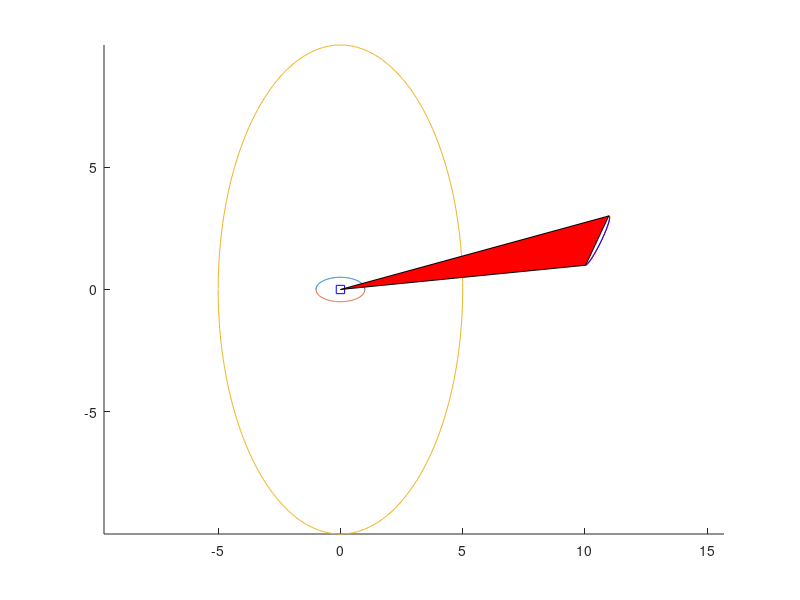

Source code (MATLAB): (Note: this script raises an error after producing the figure.)
addpath '/mnt/nixbig/ownCloud/project_code/plan_to_observe/'
addpath '/mnt/nixbig/ownCloud/project_code/'
addpath(  '/mnt/nixbig/downloads/matlab_DistBetween2Segment/DistBetween2Segment/'  )

%{
Same as plan_to_observe_2b_AStar_cone.m,  but evaluate cost function just from the trajectory without the uncertainty 'cone'.
    AStar  -  
        path_planning__astar
        path_planning__reconstruct_path.m
        see /mnt/nixbig/ownCloud/project_code/plan_to_observe/path_planning__demo_astar.m
            [ path__ , f_score, g_score , came_from, open_set, closed_set ] = path_planning__astar(map_1, start_1, goal_1)    ;
            [ total_path_goal_to_start__  , total_path_start_to_goal__ ] = path_planning__reconstruct_path(came_from, goal_1)    ;
            path_planning__draw_came_from(came_from, strcat(test_name,': ',sprintf(' factor %7.f',factor_)))    ;    
            path_planning__draw_path( total_path_goal_to_start__ )    ;
        

%}

%% 
% Set up variables

floorplan_x = 11 % 7m forward
floorplan_y = 9 % 5m left
floorplan_extent_m = [floorplan_x;floorplan_y];
floorplan_scale = 0.1  % 10 cells/metre
floorplan_extent_cells = floorplan_extent_m.*(1/floorplan_scale)
floorplan_space = zeros(  ceil(floorplan_x*floorplan_scale) , ceil(floorplan_y*floorplan_scale)  ) ;
cost_to_divert = floorplan_space ;
cost_to_observe = floorplan_space ;

%%
% Ellipse: Mine:
%  x^2/a^2 + y^2/b^2 == 1  --> x=sqrt(a^2)*(1 - (y^2)/(b^2))  -->  y =   sqrt(( 1  -  x^2/a^2 ) * b^2  )

x=[-1:0.01:1]  ;
a=1;
b=0.5;
y = sqrt(( 1  -  (x.^2)/(a^2) ) * b^2  )

figure; hold on; plot(x,y); plot(x,-y); axis equal

%%
% Ellipse: https://au.mathworks.com/matlabcentral/answers/86615-how-to-plot-an-ellipse
a=5; % horizontal radius
b=10; % vertical radius
x0=0; % x0,y0 ellipse centre coordinates
y0=0;
t=-pi:0.01:pi;
x=x0+a*cos(t);
y=y0+b*sin(t);
plot(x,y)

%%
% Ellipse: https://au.mathworks.com/matlabcentral/answers/86615-how-to-plot-an-ellipse
x1 =10 ; y1 = 1 ;
x2 =  11 ; y2  = 3 ;
e = 0.99 ;

a = 1/2*sqrt((x2-x1)^2+(y2-y1)^2);
 b = a*sqrt(1-e^2);
 t = linspace(0,2*pi);
 X = a*cos(t);
 Y = b*sin(t);
 w = atan2(y2-y1,x2-x1);
 x = (x1+x2)/2 + X*cos(w) - Y*sin(w);
 y = (y1+y2)/2 + X*sin(w) + Y*cos(w);
 plot(x,y,'r-'); hold on
 axis equal
 min_idx = find(y==min(y))
 max_idx = find(y==max(y))
 min_x = x(min_idx)
 max_x = x(max_idx)
 
         rot=rotz(deg2rad(45));
         rot=rot(1:2,1:2)
        x_y = rot* ([x;y] - repmat(   [ x1+(x2-x1)/2 ;  y1+(y2-y1)/2 ] , 1 , size(x,2) ) )  + repmat(   [ x1+(x2-x1)/2 ;  y1+(y2-y1)/2 ] , 1 , size(x,2) );
     min_y = min(x_y(2,:))
     min_idx = find(x_y(2,:)==min_y)
     max_y = max(x_y(2,:))  
     max_idx = find(x_y(2,:)==max_y)
     min_x = x_y(1,min_idx)
     max_x = x_y(1,max_idx)

        plot(x_y(1,:),x_y(2,:),'b')
        plot(0 , 0 , 'bs')
        
 potential_zone = [ min_x  max_x  0;
   min_y  max_y  0] ;
potential_zone_closed = [ potential_zone potential_zone(:,1) ]
patch(potential_zone_closed(1,:),potential_zone_closed(2,:),'r')

%  NOTE:  gets me a cone/trapezoid and ellipses at each end:  would like a set of ellipses along a trajectory, and/or an envelope around a trajectory that's an
%  integration of the ellipses of probability --> 3D as is over time = configuration space 

%  How to check whether a point is inside an ellipse
%  How to check whether a line intersects an ellipse and where
 


%%
    % SAVE VARIABLES AND IMAGES - set up for this run
   
% temp for debug
debug_costmaps = false;
if debug_costmaps
    fig_costmap_obs_dist_orig = figure_named('fig_costmap_obs_dist_orig') ;
    fig_costmap_obs_dist_narrow= figure_named(' costmap_obs_dist_narrow ');
    fig_costmap_obs_dist= figure_named(' fig_costmap_obs_dist ');
end
%
    
    
    exp_name_script_name = 'plan_to_observe_2b_'  ;
    exp_run_start_time = datetime('now')  ;    
    exp_run_output_dir = strcat('/mnt/nixbig/ownCloud/project_code/plan_to_observe/',exp_name_script_name)  ;
    mkdir(exp_run_output_dir)  ;
    exp_run_output_dir = strcat('/mnt/nixbig/ownCloud/project_code/plan_to_observe/',exp_name_script_name,'/',datetostr(exp_run_start_time,'s'))  ;
    mkdir(exp_run_output_dir)  ;
    
    % RUN the thing
costmap_dist_to_path_follower = zeros(floorplan_extent_cells')  ;
size(costmap_dist_to_path_follower)  

num_iterations = 60 ;
loops = num_iterations*1;

draw_figs = true  ;    
% 
% if draw_figs
%     f1h=figure_named('costmap_dist_to_path_follower'); hold on; grid on; xlabel('x'); ylabel('y');
%         daspect(  [  1 1 0.1  ]  );
%         %  view(3) ;
%     f2h=figure_named('costmap_obs_dist '); hold on; grid on; xlabel('x'); ylabel('y');
%         daspect(  [  1 1 0.1  ]  );
%         %  view(3) ;
% end
f3h=figure_named('costmap_obs_dist + costmap_dist_to_path_follower '); 
sub_axis_h(1) = subplot(2,2,1);    
sub_axis_h(2) = subplot(2,2,2);   
sub_axis_h(3) = subplot(2,2,3);     
axes(sub_axis_h(1));   hold on; grid on; xlabel('x'); ylabel('y');
        daspect(  [  1 1 0.1  ]  );
%     pos = get( sub_axis_h(1), 'Position' )     ;   
        % the first two coordinates are the horizontal and vertical relative (in [0,1]) coordinates 
        %           of the origin of the axis 
        %           with respect to the lower left corner of the figure, 
        %  and the second two are the relative width and height.
                %     size=[pos(3) pos(4)];
                %     aspect=
                %     height=0.4; width=height
    sub_axis_h_Position{1} =  [  -0.05 0.05 0.5 0.9  ]  ;
    sub_axis_h(1).Position =  sub_axis_h_Position{1}  ;
    xlim([0,90]); ylim([0,110]);
    drawnow
        %     sub1_axis_h.Position =  [  0 0.6  pos(3) pos(4)  ]  ;    %        [pos(1) pos(2) pos(3) pos(4)]


axes(sub_axis_h(2));  hold on; grid on; xlabel('x'); ylabel('y');
        daspect(  [  1 1 0.1  ]  );
        view(3) ;
        sub_axis_h_Position{2} =  [  0.55 0.5  0.5 0.55  ]  ;
        sub_axis_h(2).Position =  sub_axis_h_Position{2}  ;
    xlim([0,90]); ylim([0,110]);
    drawnow
    
axes(sub_axis_h(3));  
        hold on; grid on; xlabel('x'); ylabel('y');
        daspect(  [  1 1 0.1  ]  );
        view(3) ;
        sub_axis_h_Position{3} =  [  0.35 0.05  0.55 0.55  ]  ;
        sub_axis_h(3).Position =  sub_axis_h_Position{3}  ;
    xlim([0,90]); ylim([0,110]);
    drawnow
    

costmap_obs_dist = ones(floorplan_extent_cells(1),floorplan_extent_cells(2))  ;
using_narrow_costmap = false; 
costmap_obs_dist_narrow = ones(floorplan_extent_cells(1),floorplan_extent_cells(2))  ; ;

    costmaps{1} = costmap_obs_dist;
    costmaps{2} = costmap_dist_to_path_follower;
    num_costmaps = size(costmaps,2)   ;

main_task_start_point=[10;30]  ;
%   main_task_end_point=[90;30]  ;
main_task_end_point=[55;30]  ;
main_task_waypoints = [ main_task_start_point main_task_end_point ]  ;
main_task_current_waypoint_num = 1 + 1;
path_follower_step=(main_task_end_point-main_task_start_point) / num_iterations  ;
path_follower_step=path_follower_step*1.4;
path_follower_posn = main_task_start_point  ;
plot(main_task_end_point(1),main_task_end_point(2),'bo')

path_follower_posn_lagged = repmat(path_follower_posn,[1 5]);

robot_posn = main_task_start_point ;

target_posn_start = [100;60]  ;  %robot_start_posn  ;
target_posn_start = [45;35]  ;  %robot_start_posn  ;
target_planned_path_start_posn = target_posn_start  ;
target_planned_path_end_posn = [ 10; 60 ]  ;
target_planned_path_end_posn = [ 10; 35 ]  ;
target_planned_path_step_base = ( target_planned_path_end_posn - target_planned_path_start_posn ) / num_iterations  ;
target_posn_prediction_vec = target_posn_start + target_planned_path_step_base  ;

max_dist = sqrt( ((1/floorplan_scale)*floorplan_y)^2 + ((1/floorplan_scale)*floorplan_x)^2 ) ;
max_cost = max_dist;
max_costmap_obs_dist=  0.5*(0.00275*exp(max_dist*0.07015*(3/4) ))   ; 


F(loops) = struct('cdata',[],'colormap',[]);

    costmap_obs_dist__hist = zeros([size(costmap_obs_dist) , loops])  ;
    costmap_dist_to_path_follower__hist = zeros([size(costmap_dist_to_path_follower) , loops])  ;
    costmap_obs_dist_narrow__hist = zeros([size(costmap_obs_dist_narrow) , loops])  ;
    robot_target_posn__hist = zeros(2,loops)  ;
    robot_posn__hist = zeros(2,loops)  ;
    path_follower_posn__hist = zeros(2,loops)  ;
    cost_at_robot_posn__hist = zeros(num_costmaps,loops);

    
% input('any key to start')    
pause(2)


dist_cell_to_target_detect_radius_factor = 10 ;             
dist_cell_to_target_avoid_radius_factor = 6 ;             
dist_cell_to_target_radius_type = 'repel';
dist_cell_to_target_radius_type = 'flat';
    
t = 0 ;
target_frustration__on = false  ;
target_frustration_factor = 0;
was_observed = false;
while norm_2(target_planned_path_end_posn-target_posn_start,1) > 0.0001
    t = t + 1 ;
    
    if norm_2(path_follower_posn-main_task_waypoints(:,main_task_current_waypoint_num),1)<0.5
        display('Waiting for robot to catch up')  
        path_follower_step=[0;0]  
    end
    
    if norm_2(main_task_waypoints(:,main_task_current_waypoint_num)-robot_posn,1) < 0.5  % change goals 
        
        if target_frustration__on
            if was_observed
                target_frustration_factor = target_frustration_factor / 2  ; 
                target_frustration_factor = max(target_frustration_factor,1);
            else
                target_frustration_factor = max(target_frustration_factor,1);
                target_frustration_factor = target_frustration_factor*2  ;
            end    
        else
            target_frustration_factor = 0 ;
        end
        
        
        was_observed = false;
        if 0 == mod(main_task_current_waypoint_num,2) 
            main_task_waypoints(:,end+1) = main_task_start_point ;
            main_task_current_waypoint_num = main_task_current_waypoint_num + 1 ;
        else
            main_task_waypoints(:,end+1) = main_task_end_point ;
            main_task_current_waypoint_num = main_task_current_waypoint_num + 1;
        end
        path_follower_step=(main_task_waypoints(:,main_task_current_waypoint_num)-main_task_waypoints(:,main_task_current_waypoint_num-1)) / num_iterations  ;
        path_follower_step=path_follower_step.*1.4;
        path_follower_posn = robot_posn ;
    end
    
    
    path_follower_posn_old = path_follower_posn;
    path_follower_posn = path_follower_posn + path_follower_step  ;
    if sum(path_follower_posn> min(floorplan_extent_cells)) || sum(path_follower_posn<[1; 1])
        path_follower_posn = path_follower_posn_old  ;
    end
    path_follower_posn__hist(:,t) = path_follower_posn;
    costmap_dist_to_path_follower = zeros((1/floorplan_scale)*floorplan_x,(1/floorplan_scale)*floorplan_y)  ;
    costmap_total = zeros((1/floorplan_scale)*floorplan_x,(1/floorplan_scale)*floorplan_y)  ;
    
    robot_planned_path_step_noise_scale_factor = 0 ;
    target_posn_old = target_posn_start;        
    robot_planned_path_step_noise =  [randn(1) ; randn(1)].* (norm_2(target_planned_path_step_base,1)/10) ;
    robot_planned_path_step = target_planned_path_step_base + robot_planned_path_step_noise* robot_planned_path_step_noise_scale_factor;
    
    if t > 1
        %  condensed calculations  : 
             dist__ = norm_2(target_posn_start-robot_posn,1)  ;
             dist_cell_to_target = dist__ ;     
             if strcmpi('repel',dist_cell_to_target_radius_type )
                 if dist_cell_to_target < dist_cell_to_target_avoid_radius_factor
                     dist_cell_to_target = -dist_cell_to_target;
                 end
             end
            cost__ =  0.75*(0.005275*exp(dist_cell_to_target*0.07015*(3/4) ))   ;  % parameterisation : exp(d*x) : x spreads the function
            cost__ =  cost__ * 1.1 ;
            %  costmap_obs_dist(xx_ , yy_) =  costmap_obs_dist(xx_ , yy_) * 1.1  ;
             if strcmpi('flat',dist_cell_to_target_radius_type )
                 if dist_cell_to_target < dist_cell_to_target_avoid_radius_factor
                     cost__ = 0 ;  %costmap_obs_dist(xx_ , yy_) =  0 ;
                 end
             end
            if cost__ > 1           %costmap_obs_dist(xx_ , yy_) > 1 
                cost__ = 1 ;        %costmap_obs_dist(xx_ , yy_) = 1  ;
            elseif cost__ < 0   %costmap_obs_dist(xx_ , yy_) < 0  
                cost__ = 0 ;        %costmap_obs_dist(xx_ , yy_) = 0  ;
            end
            
            costmap_obs_dist_scale_factor = 0.001;
            cost__ =  cost__ .* costmap_obs_dist_scale_factor;   % costmap_obs_dist = costmap_obs_dist .*  costmap_obs_dist_scale_factor;    
            cost__ =  cost__    ;  % costmap_total = costmap_obs_dist;
            cost__ =  cost__   + 1.0 ;  % costmap_total =  costmap_total + 1.0;  % do NOT know why I need this : need to add at least 1.0 to get A* to plan             
        
         if dist_cell_to_target < dist_cell_to_target_detect_radius_factor   %  close enough TO BE ACCURATE ENOUGH and PROBABILITY OF GOOD DETECTION IS HIGH ENOUGH
            target_posn_start = target_posn_start + robot_planned_path_step  ;    
            target_posn_prediction_vec =  [ target_posn_start   target_posn_start+robot_planned_path_step*20]  ;
            %target_frustration_factor = target_frustration_factor - 2 ;            
            was_observed = true;
            display(' ----- was_observed  -----')
        else
            target_posn_start = target_posn_start ;
            target_posn_prediction_vec =  [ target_posn_start   target_posn_start+robot_planned_path_step*1]  ;  % maintain a vector just to keep the calculation changes minimal below
        end
        
    else % t = 1 : do not move yet
        target_posn_start = target_posn_start ;
        target_posn_prediction_vec =  [ target_posn_start   target_posn_start+robot_planned_path_step*1]  ;  % maintain a vector just to keep the calculation changes minimal below
    end
    
    %robot_posn_prediction_vec_1 = [ target_posn_start  ( target_posn_start+ (rot2(degtorad(+20)) * robot_planned_path_step*20) )  ];
    %robot_posn_prediction_vec_2 = [ target_posn_start  ( target_posn_start + (rot2(degtorad(-20)) * robot_planned_path_step*20) )  ];
    if sum(target_posn_start> floorplan_extent_cells) || sum(target_posn_start<[1; 1])
        target_posn_start = target_posn_old  ;
    end
    robot_target_posn__hist(:,t) =  target_posn_start  ;
    
    %   costmap_obs_dist
    
    for yy_ = 1.0 : 1 : (1/floorplan_scale)*floorplan_y
        for xx_ = 1.0 : 1 : (1/floorplan_scale)*floorplan_x
            cell_to_target =   - target_posn_start  ;
            %  dist_cell_to_target = sqrt(   [ xx_- robot_target_posn(1) ]^2  +   [ yy_- robot_target_posn(2) ]^2   )  ;        
             [line1_exit__, line2_exit__, line2_exit_to_line1_exit_vec__, dist__] = ...
                 shortestLineBetweenLineSegments(  ...
                 target_posn_prediction_vec(:,1) , target_posn_prediction_vec(:,2)  ,  ...
                 [xx_,yy_] , [xx_+0.01,yy_+0.01]  )  ;
             dist_cell_to_target = dist__ ;     
             
             
             if strcmpi('repel',dist_cell_to_target_radius_type )
                 if dist_cell_to_target < dist_cell_to_target_avoid_radius_factor
                     dist_cell_to_target = -dist_cell_to_target;
                 end
             end
             
             
            
            costmap_obs_dist(xx_ , yy_) =  0.75*(0.005275*exp(dist_cell_to_target*0.07015*(3/4) ))   ;  % parameterisation : exp(d*x) : x spreads the function
            costmap_obs_dist(xx_ , yy_) =  costmap_obs_dist(xx_ , yy_) * 1.1  ;
            
             if strcmpi('flat',dist_cell_to_target_radius_type )
                 if dist_cell_to_target < dist_cell_to_target_avoid_radius_factor
                     costmap_obs_dist(xx_ , yy_) =  0 ;
                 end
             end
            
            if costmap_obs_dist(xx_ , yy_) > 1 
                costmap_obs_dist(xx_ , yy_) = 1  ;
            elseif costmap_obs_dist(xx_ , yy_) < 0  
                costmap_obs_dist(xx_ , yy_) = 0  ;
            end
        end
    end
    %     costmap_obs_dist = costmap_obs_dist .*0.5  ;
            if using_narrow_costmap; 
            for yy_ = 1.0 : 1 : (1/floorplan_scale)*floorplan_y
                for xx_ = 1.0 : 1 : (1/floorplan_scale)*floorplan_x
                    cell_to_target =   - target_posn_start  ;
                    %  dist_cell_to_target = sqrt(   [ xx_- robot_target_posn(1) ]^2  +   [ yy_- robot_target_posn(2) ]^2   )  ;        
                    [line1_exit__, line2_exit__, line2_exit_to_line1_exit_vec__, dist__] = ...
                        shortestLineBetweenLineSegments(  ...
                        target_posn_prediction_vec(:,1) , target_posn_prediction_vec(:,2)  ,  ...
                        [xx_,yy_] , [xx_,yy_]  )  ;
                    dist_cell_to_target = dist__ ;
                     %  [line1_exit__, line2_exit__, line2_exit_to_line1_exit_vec__, dist__] = shortestLineBetweenLineSegments( line1_pt1_, line1_pt2_, line2_pt1_, line2_pt2_)           

                    costmap_obs_dist_narrow(xx_ , yy_) =  0.75*(0.00275*exp(dist_cell_to_target*0.17015*(3/4) ))   ;  % parameterisation : exp(d*x) : x spreads the function
                    if costmap_obs_dist_narrow(xx_ , yy_) > 1 
                        costmap_obs_dist_narrow(xx_ , yy_) = 1  ;
                    elseif costmap_obs_dist_narrow(xx_ , yy_) < 0  
                        costmap_obs_dist_narrow(xx_ , yy_) = 0  ;
                    end
                end
            end
            end
    
%     costmap_obs_dist_narrow = costmap_obs_dist_narrow .* 0.5  ;
   % costmap_obs_dist = costmap_obs_dist_narrow.*costmap_obs_dist;
    

        if debug_costmaps ;  figure(fig_costmap_obs_dist_orig);  surf(costmap_obs_dist); end;
        if debug_costmaps;  figure(fig_costmap_obs_dist_narrow);  surf(costmap_obs_dist); if using_narrow_costmap;  surf(costmap_obs_dist_narrow);    end;    end;    
    
    costmap_obs_dist_scale_factor = 0.001;
    costmap_obs_dist = costmap_obs_dist .*  costmap_obs_dist_scale_factor;    
    
        if debug_costmaps;  if using_narrow_costmap;  figure(fig_costmap_obs_dist);  surf(costmap_obs_dist); surf(costmap_obs_dist_narrow);   end; end;
    
    %   costmap_dist_to_path_follower
    for yy_ = 1.0 : 1 : (1/floorplan_scale)*floorplan_y
        for xx_ = 1.0 : 1 : (1/floorplan_scale)*floorplan_x
            dist_ = sqrt(  (xx_ - path_follower_posn(1))^2  + (yy_ - path_follower_posn(2))^2);
             if dist_ <= 75
                 costmap_dist_to_path_follower(xx_,yy_) = (dist_    /  max_dist )^2  +  (75/max_dist)-(75/max_dist)^2;                
             else                       
                 costmap_dist_to_path_follower(xx_,yy_)  = dist_    /  max_dist   ;            
             end
        end
    end
    %costmap_dist_to_path_follower = costmap_dist_to_path_follower .* 0.6 ;
    
%     costmap_dist_to_path_follower(costmap_dist_to_path_follower>0.2)  ;
    
    %     tolerance = 2 ; %2m
    %     tolerance_cells = round(tolerance* (1/floorplan_scale))  ;
    %     tolerance_cost_level = costmap_dist_to_path_follower(1,tolerance_cells)  ;    
    %     costmap_dist_to_path_follower_2 = costmap_dist_to_path_follower  ;
    %         exponent_here=1.7;
    %     costmap_dist_to_path_follower(costmap_dist_to_path_follower<tolerance_cost_level) ...
    %         = costmap_dist_to_path_follower(costmap_dist_to_path_follower<tolerance_cost_level).^exponent_here  ...
    %             +   max(max(costmap_dist_to_path_follower(costmap_dist_to_path_follower==tolerance_cost_level))) -   max(max(costmap_dist_to_path_follower(costmap_dist_to_path_follower==tolerance_cost_level)))^exponent_here     ; 

    costmaps{1} = costmap_obs_dist;
    costmaps{2} = costmap_dist_to_path_follower;
    SAMPLE_VALUE_per_costmap = zeros(num_costmaps,1,'double');
    min_SAMPLE_VALUE_per_costmap = ones(1,num_costmaps,'double').*10000;
    min_SAMPLE_dir_yx_per_costmap = zeros(2,num_costmaps,'double');
    
    %  figure(f3h)  ;
    subplot(sub_axis_h(1));    
    cla();
    grid on; hold on; 
    %colormap hot  ;
        sub_axis_h(1).Position =  sub_axis_h_Position{1}  ;
    size(costmap_obs_dist)
    size(costmap_dist_to_path_follower)
    
    % for local-sampling-based
    %     costmap_obs_dist_max = max(max(costmap_obs_dist));
    %     costmap_total =  costmap_dist_to_path_follower +  ( costmap_obs_dist - costmap_obs_dist_max )  ;
    %     costmap_total_min = min(min(costmap_total))  ;
    %     costmap_total = costmap_total + costmap_total_min  ;
    
    % for straight A*
    costmap_total = costmap_obs_dist;
    costmap_total =  costmap_total + 1.0;  % do NOT know why I need this : need to add at least 1.0 to get A* to plan 
    
    cost_ratio =     (max(max(costmap_dist_to_path_follower)) - min(min(costmap_dist_to_path_follower))) / ((max(max(costmap_obs_dist)) - min(min(costmap_obs_dist))))  ;
    costmap_obs_dist_scaled =     costmap_obs_dist.* cost_ratio  ;    
    % costmap_obs_dist_scaled = costmap_obs_dist_scaled * (1 + target_frustration_factor/num_iterations )  ;  % if no detection for # iterations equal to one main task execution it will double 
    costmap_obs_dist_scaled = costmap_obs_dist_scaled * (1 + target_frustration_factor)  ;  % if no detection for # iterations equal to one main task execution it will double     
    costmap_total = costmap_obs_dist_scaled + costmap_dist_to_path_follower  ;
    costmap_total =  costmap_total + 1.0;  % do NOT know why I need this yet : need to add at least 1.0 to get A* to plan 
    
                            %     figure; 
                            %     hold on;  surf(costmap_obs_dist)  ;
                            %     hold on;  surf(costmap_dist_to_path_follower)  ;
                            %     hold on;  surf(costmap_total)  ;
    
    
    surf( costmap_total )  ;
    data_indicator_height = 1.45; %1.5;  %max(max(costmap_total))  ;
    indicator_x = round(path_follower_posn(2));
    indicator_y = round(path_follower_posn(1));
    cost_at_indicator = costmap_total(  indicator_y , indicator_x )  ;
    robot_indicator_x = round(robot_posn(2));
    robot_indicator_y = round(robot_posn(1));
    robot_cost_at_indicator = costmap_total(  robot_indicator_y , robot_indicator_x )  ;
    display('362')
        plot3_rows(  [   path_follower_posn(2) ; path_follower_posn(1)  ;  data_indicator_height ] , 'cx'  , 'LineWidth',7)
        plot3([path_follower_posn(2),path_follower_posn(2)],[path_follower_posn(1),path_follower_posn(1)],  [data_indicator_height , 0] , 'c', 'LineWidth',1) 
        %text(  path_follower_posn(2) , path_follower_posn(1) , data_indicator_height   , 'aim', 'Color' , 'c')
                plot3( main_task_waypoints(2,:)  , main_task_waypoints(1,:), ones(size(main_task_waypoints))*data_indicator_height , 'c:', 'LineWidth',2)   ;
                plot3( main_task_waypoints(2,:)  , main_task_waypoints(1,:), ones(size(main_task_waypoints))*data_indicator_height , 'cd', 'LineWidth',4)   ;
            plot3_rows(  [   robot_posn(2) ; robot_posn(1)  ;  data_indicator_height ] , 'ys'  , 'LineWidth',7)
            plot3([robot_posn(2),robot_posn(2)],[robot_posn(1),robot_posn(1)],  [data_indicator_height , 0] , 'g', 'LineWidth',1)   
            
                

    %  start next step calculation                
            display('start next step calculation');
            map_1 = costmap_total;
            start_1 = robot_posn  ;
            goal_1 = [  main_task_waypoints(1,main_task_current_waypoint_num) ;  main_task_waypoints(2,main_task_current_waypoint_num) ] ;
            %             goal_1 = [ 90 ; 30 ]  ;
            % A*
                % note:  DStarMoo :  incorporate the orientation of target and orientation of uncertainty 
            [ path__ , f_score, g_score , came_from, open_set, closed_set ] = path_planning__astar(map_1, start_1, goal_1)    ;
            [ total_path_goal_to_start__  , total_path_start_to_goal__ ] = path_planning__reconstruct_path(came_from, goal_1)    ;
            dir_vec_end_yx = total_path_start_to_goal__(:,2)   ;
            
            %  if the path takes the target through the robot's FoV, pursue it, otherwise replan just on the path follower --> move toward behavoural.
            is_target_in_Fov = false  ;
            robot_FoV = degtorad(60) ;
            robot_FoV_left = rot2(robot_FoV/2) ;
            robot_FoV_right = rot2(-robot_FoV/2) ;
            
            total_path_start_to_goal__FoV_and_range = [];
            total_path_start_to_goal__FoV_dir_not_range = [];
            total_path_start_to_goal__neither_FoV_nor_range = [];
            for astar_plan_step_ = 2 : size(total_path_start_to_goal__,2)                  
                last_pos = total_path_start_to_goal__(:,astar_plan_step_-1)  ;
                this_pos = total_path_start_to_goal__(:,astar_plan_step_)  ;
                vec_robot_heading = this_pos - last_pos  ;
                robot_FoV_left_vec = robot_FoV_left * vec_robot_heading ;  robot_FoV_left_vec  = robot_FoV_left_vec ./ norm_2(robot_FoV_left_vec ,1)  ;
                robot_FoV_right_vec = robot_FoV_right * vec_robot_heading ;  robot_FoV_right_vec  = robot_FoV_right_vec ./ norm_2(robot_FoV_right_vec ,1)  ;
                vec_to_target = (target_posn_start - this_pos )  ; vec_to_target = vec_to_target./norm_2(vec_to_target,1)  ;
                
                %radtodeg(atan2(vec_robot_heading(1),vec_robot_heading(2)))
                radtodeg(atan2(vec_robot_heading(2),vec_robot_heading(1)))  ;
                %radtodeg(atan2(vec_to_target(1),vec_to_target(2)))
                to_target = radtodeg(atan2(vec_to_target(2),vec_to_target(1)))  ;
                fov_lim_left = radtodeg(atan2(robot_FoV_left_vec(2),robot_FoV_left_vec(1)))  ;
                fov_lim_right = radtodeg(atan2(robot_FoV_right_vec(2),robot_FoV_right_vec(1)))  ;
                
                if ( fov_lim_left <= to_target &&  to_target <= fov_lim_right ) || ( to_target <= fov_lim_left  &&  fov_lim_right <= to_target  ) 
                    dist__ = norm_2(target_posn_start - this_pos,1)  ;
                    if dist__ <= dist_cell_to_target_detect_radius_factor
                        total_path_start_to_goal__FoV_and_range(:,end+1) = this_pos ;
                    else
                        total_path_start_to_goal__FoV_dir_not_range(:,end+1) = this_pos ;
                    end
                else
                        total_path_start_to_goal__neither_FoV_nor_range(:,end+1) = this_pos ;
                end
            end           
            if size(total_path_start_to_goal__FoV_and_range,2)<=0
                display('Not reaching target: replanning to follow the main task')
                goal_1 = round(path_follower_posn) ; %[  main_task_waypoints(1,main_task_current_waypoint_num) ;  main_task_waypoints(2,main_task_current_waypoint_num) ] ;
                if norm_2(round(goal_1)-start_1,1) > 1
                    [ path__ , f_score, g_score , came_from, open_set, closed_set ] = path_planning__astar(map_1, start_1, goal_1)    ;
                    [ total_path_goal_to_start__  , total_path_start_to_goal__ ] = path_planning__reconstruct_path(came_from, goal_1)    ;
                    dir_vec_end_yx = total_path_start_to_goal__(:,2)   ;
                else
                    dir_vec_end_yx = goal_1  ;
                end
            end
            
            
            path_altitude = repmat(data_indicator_height, 1, size(robot_posn__hist,2))  ;
            plot3(robot_posn__hist(2,:) , robot_posn__hist(1,:),  path_altitude, 'ys' ) ;
            
            if size(total_path_start_to_goal__FoV_and_range,2) > 0
                plot3(total_path_start_to_goal__FoV_and_range(2,:),total_path_start_to_goal__FoV_and_range(1,:), 1.1*map_1(total_path_start_to_goal__FoV_and_range(2,:),total_path_start_to_goal__FoV_and_range(1,:)),'rd','LineWidth',3) ;
                plot3(total_path_start_to_goal__FoV_and_range(2,:),total_path_start_to_goal__FoV_and_range(1,:), 1.1*map_1(total_path_start_to_goal__FoV_and_range(2,:),total_path_start_to_goal__FoV_and_range(1,:)),'y.','LineWidth',3) ;
            end
            if size(total_path_start_to_goal__FoV_dir_not_range,2) > 0
                plot3(total_path_start_to_goal__FoV_dir_not_range(2,:),total_path_start_to_goal__FoV_dir_not_range(1,:), 1.1*map_1(total_path_start_to_goal__FoV_dir_not_range(2,:),total_path_start_to_goal__FoV_dir_not_range(1,:)),'rd','LineWidth',2)  ;
            end
                %total_path_start_to_goal__neither_FoV_nor_range = [];
            plot3(total_path_start_to_goal__(2,:),total_path_start_to_goal__(1,:), 1.1*map_1(total_path_start_to_goal__(2,:),total_path_start_to_goal__(1,:)),'rd','LineWidth',1)
            
            
            display('end next step calculation');
    %  end next step calculation
            
    %plot3(target_posn_start(2),target_posn_start(1),  data_indicator_height , 'mx', 'LineWidth',5)
    plot3(target_planned_path_start_posn(2),target_planned_path_start_posn(1),  0.1+costmap_total(target_planned_path_start_posn(2),target_planned_path_start_posn(1)) , 'md', 'LineWidth',3)   
    plot3(target_posn_start(2),target_posn_start(1),  0.1+costmap_total(round(target_posn_start(2)),round(target_posn_start(1))) , 'mx', 'LineWidth',6)   
    plot3(target_planned_path_end_posn(2),target_planned_path_end_posn(1),  0.1+costmap_total(target_planned_path_end_posn(2),target_planned_path_end_posn(1)) , 'md', 'LineWidth',3)   
    plot3([target_posn_start(2),target_posn_start(2)],[target_posn_start(1),target_posn_start(1)],  [data_indicator_height,0] , 'm', 'LineWidth',1)   
    plot3([target_posn_prediction_vec(2,1),target_posn_prediction_vec(2,2)],[target_posn_prediction_vec(1,1),target_posn_prediction_vec(1,2)],  [data_indicator_height,data_indicator_height] , 'm', 'LineWidth',1)   
    %plot3([robot_posn_prediction_vec_1(2,1),robot_posn_prediction_vec_1(2,2)],[robot_posn_prediction_vec_1(1,1),robot_posn_prediction_vec_1(1,2)],  [data_indicator_height,data_indicator_height] , 'm', 'LineWidth',1)   
    %plot3([robot_posn_prediction_vec_2(2,1),robot_posn_prediction_vec_2(2,2)],[robot_posn_prediction_vec_2(1,1),robot_posn_prediction_vec_2(1,2)],  [data_indicator_height,data_indicator_height] , 'm', 'LineWidth',1)   
        

    
    
    path_follower_posn_lagged(:,1) = path_follower_posn;
    path_follower_posn_lagged(:,2:5) = path_follower_posn_lagged(:,1:4);
%     robot_posn = path_follower_posn_lagged(:,5);  % 2 step behind 
    
%     robot_posn 
    robot_posn = dir_vec_end_yx;
    robot_posn__hist(:,t) = robot_posn  ;
	
    robot_indicator_x = round(robot_posn(2));
    robot_indicator_y = round(robot_posn(1));
    
    for ii_ = 1:size(costmaps,2)
        cost_at_robot_posn = costmaps{ii_}(robot_indicator_y,robot_indicator_x)  ;
        cost_at_robot_posn__hist(ii_,t) = cost_at_robot_posn  ;
    end
	
    path_altitude = repmat(data_indicator_height, 1, size(robot_posn__hist,2))  ;
    plot3(robot_target_posn__hist(2,:) , robot_target_posn__hist(1,:),  path_altitude, 'mx' ) ;
    plot3(path_follower_posn__hist(2,:) , path_follower_posn__hist(1,:), path_altitude  , 'co') ;
    plot3(path_follower_posn__hist(2,:) , path_follower_posn__hist(1,:), path_altitude  , 'co') ;
    %      plot3(robot_posn__hist(2,:) , robot_posn__hist(1,:),  path_altitude, 'ys' ) ;
    %         obj_handle_ = patch([0 0 floorplan_extent_cells(2) floorplan_extent_cells(2) ],[floorplan_extent_cells(1)  0 0  floorplan_extent_cells(1)], [ cost_at_indicator cost_at_indicator cost_at_indicator cost_at_indicator ] , 'c');
    %         obj_handle_.FaceAlpha=0.1;
    %         obj_handle_ = patch([0 0 floorplan_extent_cells(2) floorplan_extent_cells(2) ],[floorplan_extent_cells(1)  0 0  floorplan_extent_cells(1)], [ robot_cost_at_indicator robot_cost_at_indicator robot_cost_at_indicator robot_cost_at_indicator ] , 'g');
    %         obj_handle_.FaceAlpha=0.1;
        % daspect(  [  1 1 0.05  ]  );
        daspect(  [  1 1 0.025  ]  );
    %  view(3) ;
    xlim([0,90]); ylim([0,110]);
    
    %----------------------  finish drawing main plot
    
    
%-------------



    if draw_figs
    subplot(sub_axis_h(2));    
    cla();
    grid on; hold on; 
    % colormap hot  ;
        sub_axis_h(2).Position =  sub_axis_h_Position{2}  ;
    surf( costmap_dist_to_path_follower )  ;
    surf( costmap_total -1 )  ;
    data_indicator_height = 1.1; %  max(max(costmap_dist_to_path_follower)) ;
    data_indicator_height =    max( max(max(costmap_dist_to_path_follower)) , max(max(costmap_total)) ) *1.1  ;
        plot3_rows(  [   path_follower_posn(2) ; path_follower_posn(1)  ;  data_indicator_height ] , 'cx'  , 'LineWidth',5)
        plot3([path_follower_posn(2),path_follower_posn(2)],[path_follower_posn(1),path_follower_posn(1)],  [data_indicator_height , 0] , 'c', 'LineWidth',1) 
        text(  path_follower_posn(2) , path_follower_posn(1) , data_indicator_height   , 'aim', 'Color' , 'c')
                plot3( main_task_waypoints(2,:)  , main_task_waypoints(1,:), ones(size(main_task_waypoints))*data_indicator_height , 'c:', 'LineWidth',2)   ;
            plot3_rows(  [   robot_posn(2) ; robot_posn(1)  ;  data_indicator_height ] , 'cx'  , 'LineWidth',5)
            plot3([robot_posn(2),robot_posn(2)],[robot_posn(1),robot_posn(1)],  [data_indicator_height , 0] , 'g', 'LineWidth',1)   
            text(  robot_posn(2) , robot_posn(1) , data_indicator_height  , 'robot', 'Color'  , 'g')        
    plot3(target_posn_start(2),target_posn_start(1),  data_indicator_height , 'mx', 'LineWidth',5)   
    plot3([target_posn_start(2),target_posn_start(2)],[target_posn_start(1),target_posn_start(1)],  [ data_indicator_height ,0] , 'm', 'LineWidth',1) 
    plot3([target_posn_prediction_vec(2,1),target_posn_prediction_vec(2,2)],[target_posn_prediction_vec(1,1),target_posn_prediction_vec(1,2)],  [data_indicator_height,data_indicator_height] , 'm', 'LineWidth',1)   
    %plot3([robot_posn_prediction_vec_1(2,1),robot_posn_prediction_vec_1(2,2)],[robot_posn_prediction_vec_1(1,1),robot_posn_prediction_vec_1(1,2)],  [data_indicator_height,data_indicator_height] , 'm:', 'LineWidth',1)   
    %plot3([robot_posn_prediction_vec_2(2,1),robot_posn_prediction_vec_2(2,2)],[robot_posn_prediction_vec_2(1,1),robot_posn_prediction_vec_2(1,2)],  [data_indicator_height,data_indicator_height] , 'm:', 'LineWidth',1)       
    plot3(total_path_start_to_goal__(2,:),total_path_start_to_goal__(1,:),map_1(total_path_start_to_goal__(2,:),total_path_start_to_goal__(1,:))  -1 ,'rd')
    daspect(  [  1 1 0.025   ]  );
    zlim([0 data_indicator_height*1.1])  ;
    view(3)
    xlim([0,90]); ylim([0,110]);
    

    subplot(sub_axis_h(3));   % title('dist to obstacle');
    cla();
    grid on; hold on; 
    % colormap hot  ;
        sub_axis_h(3).Position =  sub_axis_h_Position{3}  ;
    surf( costmap_obs_dist_scaled )  ;  
    surf( costmap_total -1)  ;
    data_indicator_height =    max( max(max(costmap_obs_dist)) , max(max(costmap_total)) ) *1.1   ;
        plot3_rows(  [   path_follower_posn(2) ; path_follower_posn(1)  ;  data_indicator_height ] , 'cx'  , 'LineWidth',5)
        plot3([path_follower_posn(2),path_follower_posn(2)],[path_follower_posn(1),path_follower_posn(1)],  [data_indicator_height , 0] , 'c', 'LineWidth',1) 
        text(  path_follower_posn(2) , path_follower_posn(1) , data_indicator_height   , 'aim', 'Color' , 'c')
                plot3( main_task_waypoints(2,:)  , main_task_waypoints(1,:), ones(size(main_task_waypoints))*data_indicator_height , 'c:', 'LineWidth',2)   ;
            plot3_rows(  [   robot_posn(2) ; robot_posn(1)  ;  data_indicator_height ] , 'cx'  , 'LineWidth',5)
            plot3([robot_posn(2),robot_posn(2)],[robot_posn(1),robot_posn(1)],  [data_indicator_height , 0] , 'g', 'LineWidth',1)   
            text(  robot_posn(2) , robot_posn(1) , data_indicator_height  , 'robot', 'Color'  , 'g')  
    plot3(target_posn_start(2),target_posn_start(1),  data_indicator_height, 'mx', 'LineWidth',5)   
    plot3([target_posn_start(2),target_posn_start(2)],[target_posn_start(1),target_posn_start(1)],  [data_indicator_height,0] , 'm', 'LineWidth',1)   
    plot3([target_posn_prediction_vec(2,1),target_posn_prediction_vec(2,2)],[target_posn_prediction_vec(1,1),target_posn_prediction_vec(1,2)],  [data_indicator_height,data_indicator_height] , 'm', 'LineWidth',1)   
    %plot3([robot_posn_prediction_vec_1(2,1),robot_posn_prediction_vec_1(2,2)],[robot_posn_prediction_vec_1(1,1),robot_posn_prediction_vec_1(1,2)],  [data_indicator_height,data_indicator_height] , 'm:', 'LineWidth',1)   
    %plot3([robot_posn_prediction_vec_2(2,1),robot_posn_prediction_vec_2(2,2)],[robot_posn_prediction_vec_2(1,1),robot_posn_prediction_vec_2(1,2)],  [data_indicator_height,data_indicator_height] , 'm:', 'LineWidth',1)       
    plot3(total_path_start_to_goal__(2,:),total_path_start_to_goal__(1,:),map_1(total_path_start_to_goal__(2,:),total_path_start_to_goal__(1,:)) -1 ,'rd')
    daspect(  [  1 1 0.025   ]  )  ;
    zlim([0 data_indicator_height*1.1])  ;
    view(3)
    xlim([0,90]); ylim([0,110]);
    end
    
            
            
            
            
%-------------            
    
    
    
    
    
    
    
    
    % SAVE VARIABLES AND IMAGES   

    
    drawnow
    
    costmap_obs_dist__hist(:,:,t) = costmap_obs_dist  ;
    costmap_dist_to_path_follower__hist(:,:,t) = costmap_dist_to_path_follower  ;
    if using_narrow_costmap; costmap_obs_dist_narrow__hist(:,:,t) = costmap_obs_dist_narrow  ; end;
    
    pause(0.1)
end
display('At end of simulation!')
% v = VideoWriter(strcat(exp_run_output_dir,'/','f3h.mp4'))  ;
% open(v)  ;
% writeVideo(v,A)  ;
% close(v)  ;
exp_run_start_time.Format
savefile_name = strcat(exp_run_output_dir,'/',exp_name_script_name,datetostr(exp_run_start_time) ,'.mat') ;
display(sprintf('Saving as   \n%s',savefile_name));
save( savefile_name)  

display('Displaying summaries')

figure_named('Timestep'); grid on; xlabel('time'); hold on; 
benefit_ = 1-cost_at_robot_posn__hist(1,:)  ;
plot(benefit_)  ;
plot(cost_at_robot_posn__hist(2,:))  ;
net_gain = (1-cost_at_robot_posn__hist(2,:))-cost_at_robot_posn__hist(1,:)  ;
plot( net_gain )  ;
legend('benefit of observation','main mission cost = cost of distance from path','net gain (unscaled)')  ;

figure_named('Cummulative'); grid on; xlabel('time'); hold on; 
plot(cumsum(benefit_))  ;
plot(cumsum(cost_at_robot_posn__hist(2,:)))  ;
plot( cumsum( net_gain ))  ;
legend('benefit of observation','main mission cost = cost of distance from path','net gain (unscaled)')  ;

display('Ended!')

%%
[ path__ , f_score, g_score , came_from, open_set, closed_set ]  ...
    = path_planning__astar(...
    costmap_total, ...
    main_task_start_point, ...
    main_task_end_point)    ;
[ total_path_goal_to_start__  , total_path_start_to_goal__ ] ...
    = path_planning__reconstruct_path(came_from, main_task_end_point)    ;
plot3(main_task_end_point(2), main_task_end_point(1), max(max(costmap_total)) , 'cx', 'LineWidth',5) 
plot3( 10, 30, 1.5, 'cx', 'LineWidth',5) 
factor_ = 10;
path_planning__draw_came_from(came_from, strcat(  'bbbooobbb'    ,': ',sprintf(' factor %7.f',factor_)))    ;  
path_planning__draw_path( total_path_goal_to_start__ )    ;

